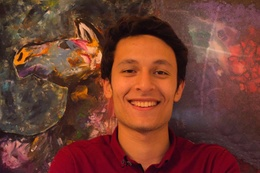
%> input picture Asaad.jpeg, 260 x 173 px, shrunk from 1184 x 789 before the run
$ octave template_matching.m   (GNU Octave 9; MATLAB toolbox functions it lacks are replaced by stand-ins)
%> lines starting %> are read from the running program, lines starting %| are printed output that depends on the picture
% Ui dialog open box to browse the Spectrograph
[spectrogram_filename,spectrogram_path] = uigetfile('*.jpg;*.jpeg;*.png','Select Spectrograph');
%> the answer given: Asaad.jpeg
if spectrogram_filename % Checking whether a spectrograph is selected or not
    spectrogram_file = [spectrogram_path spectrogram_filename]; % Reading the file
    spectrogram = imread(spectrogram_file); % Reading the image in grayscale
%> spectrogram is the input picture: size 173x260x3 uint8; mean R, G, B 114.4, 61.2, 48.2

    % Ui dialog open box to browse the Template
    [template_filename,template_path] = uigetfile('*.jpg;*.jpeg;*.png','Select Template');
%> the answer given: Eman.jpeg
    if template_filename % Checking whether a Template is selected or not
        template_file = [template_path template_filename];  % Reading the file
        template = rgb2gray(imread(template_file)); % Reading the image in grayscale
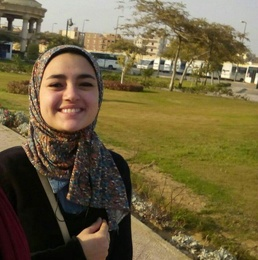
%> input picture Eman.jpeg, 258 x 260 px, shrunk from 912 x 920 before the run
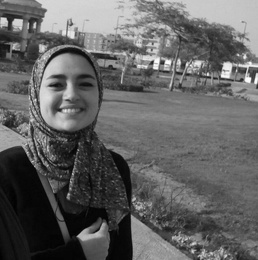
%> template: size 260x258 uint8; min 0, max 253, mean 98.6
% [4 lines of commented-out code are left out]
        normalized_correlation = normxcorr2(template,spectrogram); % getting correlation matrix
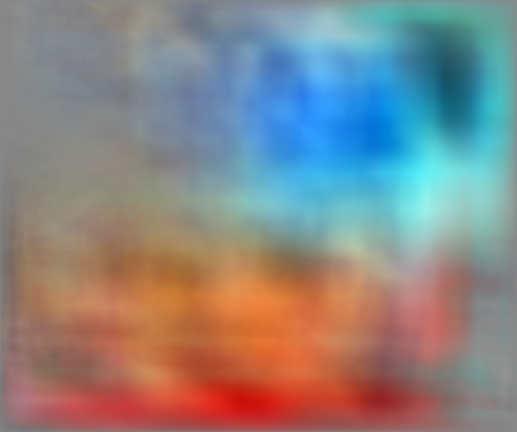
%> normalized_correlation: size 432x517x3 double; mean R, G, B 0.00684, -0.00315, -0.00515; drawn with min black and max white
        [row, column] = find(normalized_correlation == max(max(normalized_correlation))); % getting index of maximum correlation
%> row = [303; 186; 110]; column = [260; 943; 1355]
        horizontal_offset = column - size(template,2); % getting offsets to use them in drawing a rectangle around the matched area later on
%> horizontal_offset = [2; 685; 1097]
        vertical_offset = row - size(template,1);
%> vertical_offset = [43; -74; -150]

        figure
%> (the run ends here)
